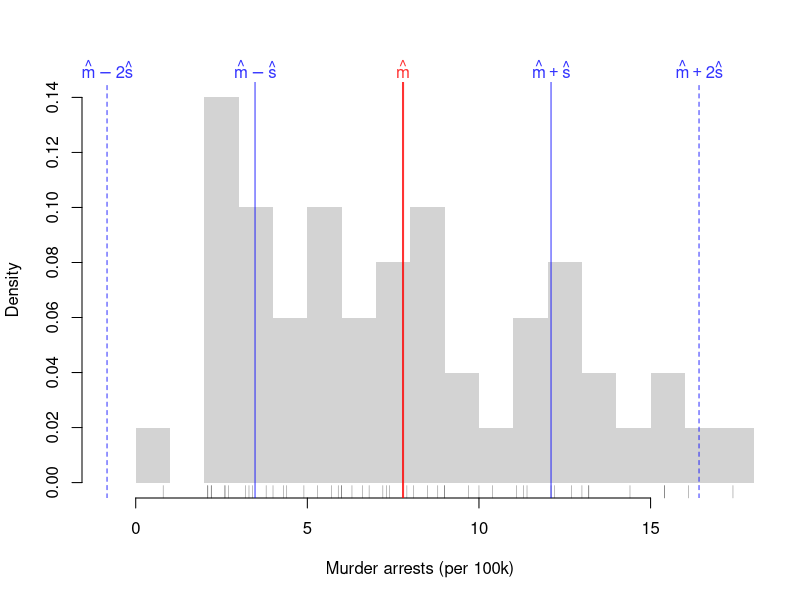
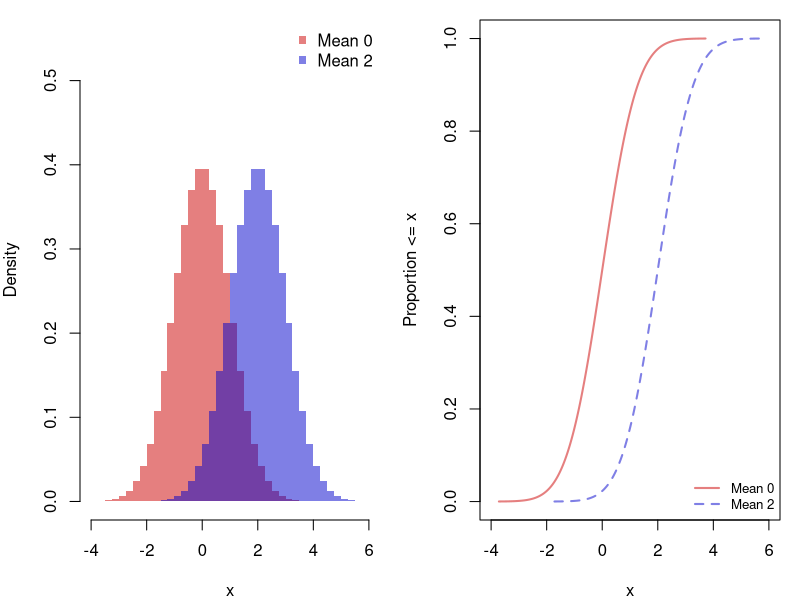
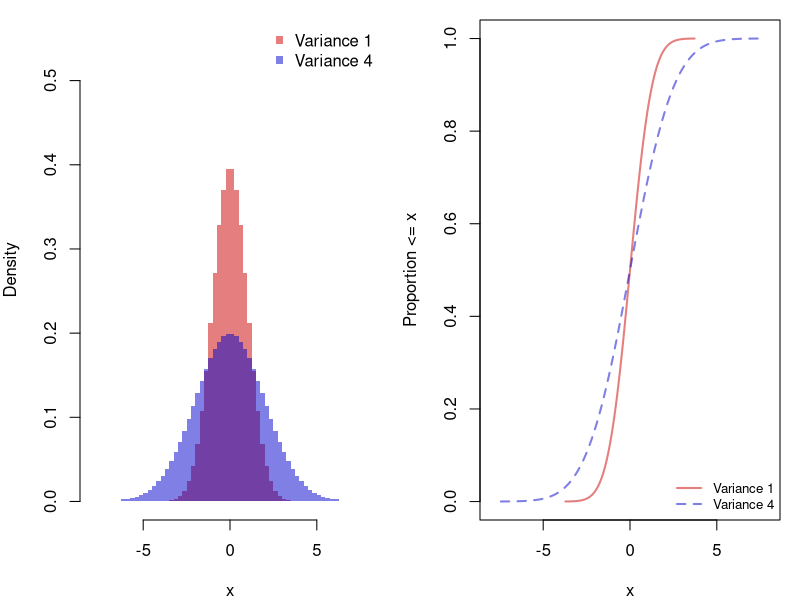
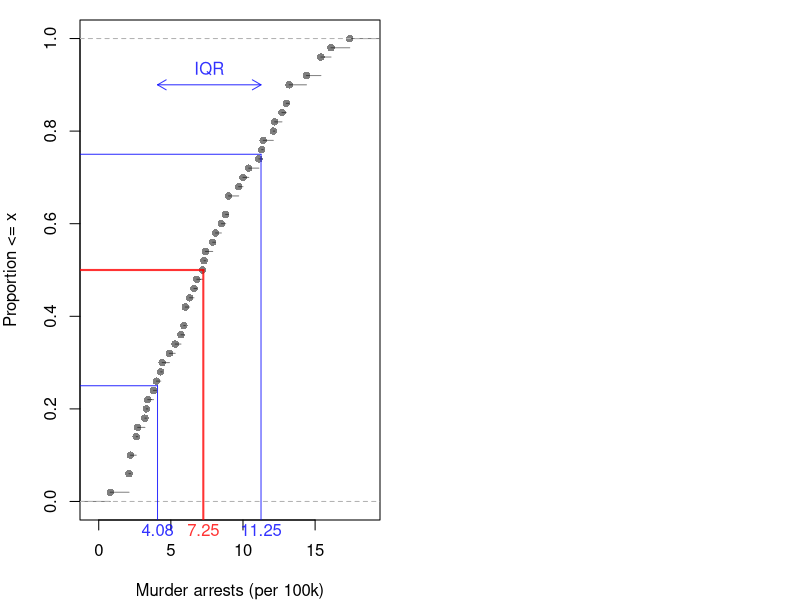
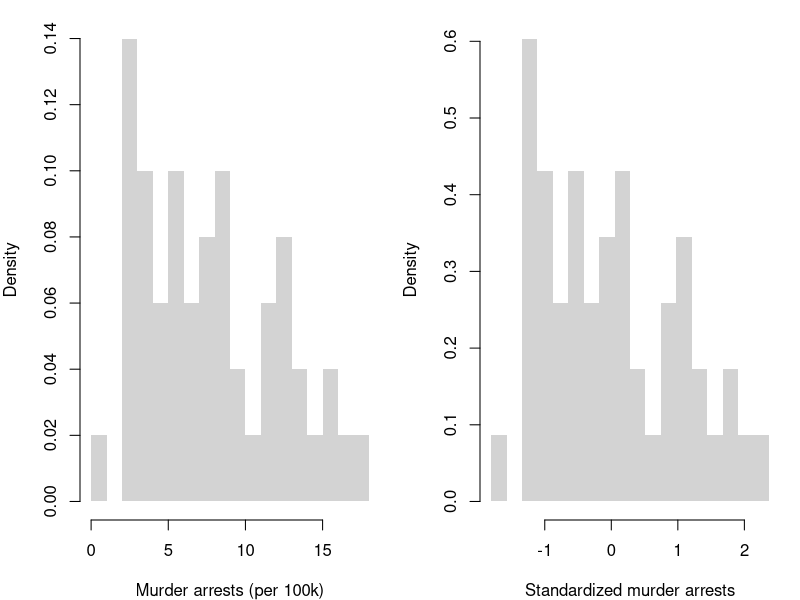
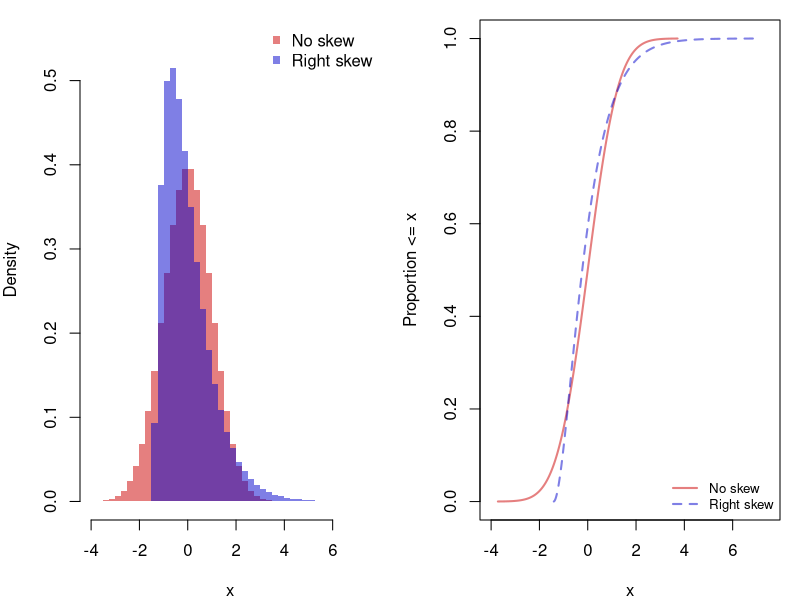
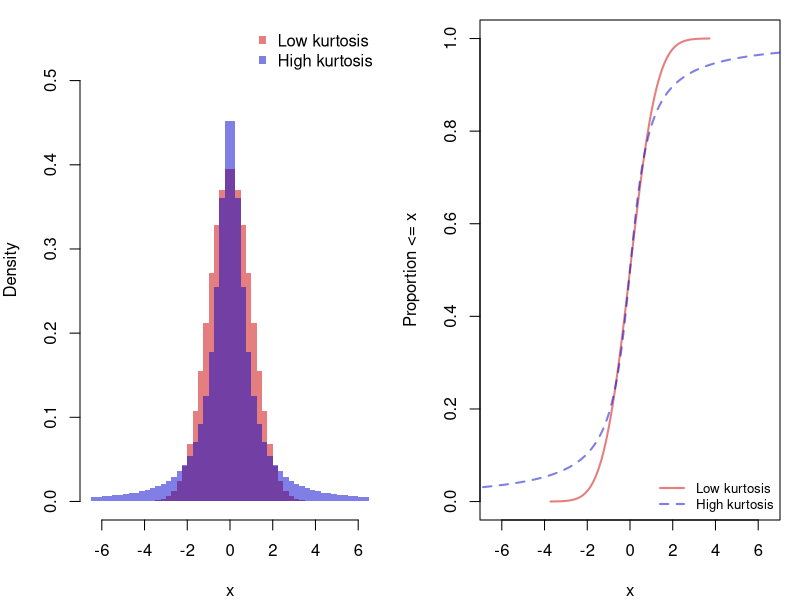
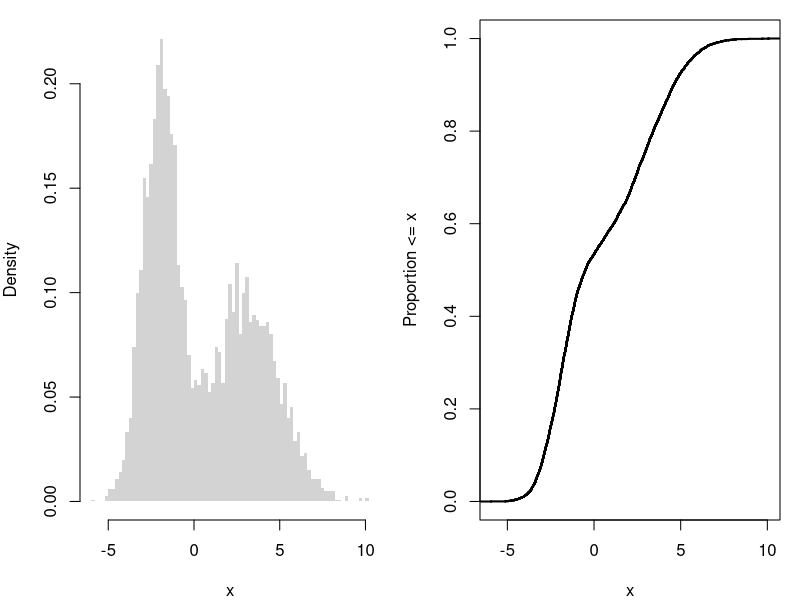

These charts were generated, in order, by the following R code:
## ---- chunk 1
statistic <- function(x_hat, f){
    stat_hat <- f(x_hat)
    return(stat_hat)
}

x0_hat <- c(0, 1, 3, 10, 6) # Data
statistic(x0_hat, sum)
## ---- chunk 2
# A random sample (real data)
x_hat <- USArrests[, 'Murder'] # lab data: murder arrests per 100,000
summary(x_hat)
## ---- chunk 3
x0_hat <- c(4, 1, 10)
sum(x0_hat)/length(x0_hat)
mean(x0_hat)
## ---- chunk 4
x0_hat <- c(1, 2, 1, 3, 1)
mean(x0_hat)

proportions <- table(x0_hat)/length(x0_hat)
proportions
vals <- sort(unique(x0_hat))
sum(vals*proportions)
## ---- chunk 5
x0_hat <- c(4, 1, 10)
m_hat <- mean(x0_hat)
v_hat <- mean( (x0_hat - m_hat)^2 )
sqrt(v_hat)
## ---- chunk 6
x0_hat <- c(1, 2, 1, 3, 1)
m_hat <- mean(x0_hat)
mean( (x0_hat - m_hat)^2 )

proportions <- table(x0_hat)/length(x0_hat)
vals <- sort(unique(x0_hat))
sum( (vals - m_hat)^2 * proportions )
## ---- chunk 7
# 1 if a state has more than 10 murder arrests per 100,000, 0 otherwise
x1_hat <- as.numeric(x_hat > 10)
p1_hat <- mean(x1_hat) # proportion of ones, which is also the mean
p1_hat*(1 - p1_hat)

# compare to the definition
mean( (x1_hat - p1_hat)^2 )
## ---- chunk 8
# compute the mean and standard deviation of the lab data
m_hat <- mean(x_hat)
s1_hat <- sqrt(mean((x_hat - m_hat)^2)) # divides by n, as defined above; sd() divides by n-1
m1_sd_bounds <- c(m_hat - s1_hat,  m_hat + s1_hat)
m2_sd_bounds <- c(m_hat - 2*s1_hat,  m_hat + 2*s1_hat)
m2_sd_bounds
range(x_hat) # smallest and largest observation

# visualize on a histogram, widened to include both sets of bounds
hist(x_hat, breaks=15, border=NA, freq=FALSE, main=NA,
    xlim=range(c(x_hat, m2_sd_bounds)),
    xlab='Murder arrests (per 100k)')
rug(x_hat, col=grey(0, .5))
abline(v=m_hat, col=rgb(1, 0, 0, .8), lwd=2) # mean
abline(v=m1_sd_bounds, col=rgb(0, 0, 1, .8)) # mean +- sd
abline(v=m2_sd_bounds, col=rgb(0, 0, 1, .8), lty=2) # mean +- 2 sd
mtext(expression(hat(m)-2*hat(s), hat(m)-hat(s), hat(m), hat(m)+hat(s), hat(m)+2*hat(s)),
    side=3, at=c(m2_sd_bounds[1], m1_sd_bounds[1], m_hat, m1_sd_bounds[2], m2_sd_bounds[2]),
    col=c(rgb(0, 0, 1, .8), rgb(0, 0, 1, .8), rgb(1, 0, 0, .8), rgb(0, 0, 1, .8), rgb(0, 0, 1, .8)))
## ---- chunk 9
x0_hat <- c(4, 1, 10)

m_hat <- mean(x0_hat)
v_hat <- mean( (x0_hat - m_hat)^2 )
v_hat

# Corrected Version
n <- length(x0_hat)
v_corrected_hat <- sum( (x0_hat - m_hat)^2 )/(n-1)
v_corrected_hat

var(x0_hat) # R-Version
## ---- chunk 10
# Two normal distributions with sd 1: one with mean 0, one with mean 2
p_grid <- ppoints(5000)
x_mean0 <- qnorm(p_grid)
x_mean2 <- qnorm(p_grid, mean=2)
cols <- c(rgb(.8, 0, 0, .5), rgb(0, 0, .8, .5))
bks <- seq(-4, 6, by=.25)
par(mfrow=c(1, 2), mar=c(4, 4, 1, 1))

# overlapping histograms
hist(x_mean0, breaks=bks, col=cols[1], freq=FALSE, border=NA,
    ylim=c(0, .55), main=NA, xlab='x')
hist(x_mean2, breaks=bks, col=cols[2], freq=FALSE, border=NA, add=TRUE)
legend('topright', legend=c('Mean 0', 'Mean 2'),
    col=cols, pch=15, bty='n')

# overlapping ECDFs, drawn as lines through the sorted values
plot(x_mean0, ecdf(x_mean0)(x_mean0), type='l',
    col=cols[1], lwd=2, lty=1, xlim=range(bks),
    main=NA, xlab='x', ylab='Proportion <= x')
lines(x_mean2, ecdf(x_mean2)(x_mean2), col=cols[2], lwd=2, lty=2)
legend('bottomright', legend=c('Mean 0', 'Mean 2'), cex=.8,
    col=cols, lwd=2, lty=c(1, 2), bty='n')
## ---- chunk 11
# Two normal distributions with mean 0: one with sd 1 (variance 1), one with sd 2 (variance 4)
p_grid <- ppoints(5000)
x_var1 <- qnorm(p_grid)
x_var4 <- qnorm(p_grid, sd=2)
cols <- c(rgb(.8, 0, 0, .5), rgb(0, 0, .8, .5))
bks <- seq(-8, 8, by=.25)
par(mfrow=c(1, 2), mar=c(4, 4, 1, 1))

# overlapping histograms
hist(x_var1, breaks=bks, col=cols[1], freq=FALSE, border=NA,
    ylim=c(0, .55), main=NA, xlab='x')
hist(x_var4, breaks=bks, col=cols[2], freq=FALSE, border=NA, add=TRUE)
legend('topright', legend=c('Variance 1', 'Variance 4'),
    col=cols, pch=15, bty='n')

# overlapping ECDFs, drawn as lines through the sorted values
plot(x_var1, ecdf(x_var1)(x_var1), type='l',
    col=cols[1], lwd=2, lty=1, xlim=range(bks),
    main=NA, xlab='x', ylab='Proportion <= x')
lines(x_var4, ecdf(x_var4)(x_var4), col=cols[2], lwd=2, lty=2)
legend('bottomright', legend=c('Variance 1', 'Variance 4'), cex=.8,
    col=cols, lwd=2, lty=c(1, 2), bty='n')
## ---- chunk 12
median(x_hat)
quantile(x_hat, prob=0.5)
## ---- chunk 13
x1_extreme_hat <- c(x_hat, 1000) # add one extreme value
#par(mfrow=c(1, 2)) # visualize side-by-side
#hist(x_hat)
#hist(x1_extreme_hat)

# Which measures of central tendency are robust
# to a single extreme value?
mean( x_hat)
mean( x1_extreme_hat )

quantile(x_hat, prob=0.5)
quantile(x1_extreme_hat, prob=0.5)
## ---- chunk 14
IQR(x_hat)
mad(x_hat)
## ---- chunk 15
# median and quartiles
p <- c(.25, .5, .75)
q_hat <- quantile(x_hat, probs=p)

# visualize on the ECDF
F_hat <- ecdf(x_hat)
plot(F_hat, pch=16, col=grey(0, .5), main=NA,
    xlab='Murder arrests (per 100k)', ylab='Proportion <= x')
cols <- c(rgb(0, 0, 1, .8), rgb(1, 0, 0, .8), rgb(0, 0, 1, .8))
segments(q_hat, p, -10, p, col=cols, lwd=c(1, 2, 1)) # read across from p
segments(q_hat, p, q_hat, -1, col=cols, lwd=c(1, 2, 1)) # read down to the quantile
mtext(round(q_hat, 2), side=1, at=q_hat, col=cols)

# IQR is the distance between the quartiles
arrows(q_hat[1], .9, q_hat[3], .9, code=3, length=.1, col=rgb(0, 0, 1, .8))
text(mean(q_hat[c(1, 3)]), .9, 'IQR', pos=3, col=rgb(0, 0, 1, .8))
## ---- chunk 16
x0_hat <- c(-100, 1, 4, 10, 10)
# An intuitive alternative to sd(x0_hat), used in the boxplot
quants <- quantile(x0_hat, probs=c(.25, .75))
quants[2]-quants[1]
IQR(x0_hat)
## ---- chunk 17
#Another alternative to sd(x0_hat)
mad(x0_hat, constant=1)

# Computationally equivalent
# med_hat <- quantile(x0_hat, probs=.5)
# absdev_hat <- abs(x0_hat -med_hat)
# quantile(absdev_hat, probs=.5)
## ---- chunk 18
sd(x_hat)
sd(x1_extreme_hat)

IQR(x_hat)
IQR(x1_extreme_hat)

mad(x_hat, constant=1)
mad(x1_extreme_hat, constant=1)
## ---- chunk 19
Homework1 <- c(score=88, weight=0.25)
Homework2 <- c(score=92, weight=0.25)
Exam1 <- c(score=67, weight=0.2)
Exam2 <- c(score=90, weight=0.3)

Grades <- rbind(Homework1, Homework2, Exam1, Exam2)
Grades
## ---- chunk 20
# Manual Way
88*0.25 + 92*0.25 + 67*0.2 + 90*0.3

# Computerized Way
Values <- Grades[, 'score'] * Grades[, 'weight']
FinalGrade <- sum(Values)
FinalGrade

# Built-in function, which also normalizes the weights
weighted.mean(Grades[, 'score'], w=Grades[, 'weight'])
## ---- chunk 21
weighted.quantile <- function(x_hat, w, probs){
    #See spatstat.univar::weighted.quantile
    oo <- order(x_hat)
    x_hat <- x_hat[oo]
    w <- w[oo]
    F_hat <- cumsum(w)/sum(w)
    quantile_id <- max(which(F_hat <= probs))+1
    q_hat <- x_hat[quantile_id]
    return(q_hat)
}

## Unweighted
quantile(x0_hat, probs=.5)
weights <- rep(1, length(x0_hat))
weighted.quantile(x_hat=x0_hat, w=weights, probs=.5)

## Weighted
weights <- seq(x0_hat)
weights <- weights/sum(weights) # normalize
weighted.quantile(x_hat=x0_hat, w=weights, probs=.5)
## ---- chunk 22
x0_hat <- c(1, 2, 1, 3, 1)
m_hat <- mean(x0_hat)
s_hat <- sqrt(mean((x0_hat - m_hat)^2))
z0_hat <- (x0_hat - m_hat)/s_hat
z0_hat
## ---- chunk 23
# standardize the lab data, using the standard deviation that divides by n
m_hat <- mean(x_hat)
s_hat <- sqrt(mean((x_hat - m_hat)^2))
z_hat <- (x_hat - m_hat)/s_hat
# scale(x_hat) is similar, but divides by sd(), the n-1 version

# mean 0 and standard deviation 1, up to rounding error
mean(z_hat)
sqrt(mean((z_hat - mean(z_hat))^2))

# same shape, new units: standardize the bin edges too
f_hat <- hist(x_hat, breaks=15, plot=FALSE)
par(mfrow=c(1, 2), mar=c(4, 4, 1, 1))
hist(x_hat, breaks=f_hat[['breaks']], border=NA, freq=FALSE, main=NA,
    xlab='Murder arrests (per 100k)')
hist(z_hat, breaks=(f_hat[['breaks']] - m_hat)/s_hat, border=NA, freq=FALSE, main=NA,
    xlab='Standardized murder arrests')
## ---- chunk 24
# proportion of states at least k standard deviations from the mean
mean(abs(z_hat) >= 2)
mean(abs(z_hat) >= 3)

# Chebyshev's upper bound
1/c(2, 3)^2
## ---- chunk 25
# a function that standardizes any variable
standardize <- function(x_hat){
    m_hat <- mean(x_hat)
    s_hat <- sqrt(mean((x_hat - m_hat)^2))
    z_hat <- (x_hat - m_hat)/s_hat
    return(z_hat)
}

# standardize two variables measured on different scales
z_arrests_hat <- data.frame(
    Murder=standardize(USArrests[, 'Murder']),
    Assault=standardize(USArrests[, 'Assault']),
    row.names=rownames(USArrests))

# raw and standardized values for two states
states <- c('Georgia', 'North Carolina')
USArrests[states, c('Murder', 'Assault')]
round(z_arrests_hat[states, ], 2)
## ---- chunk 26
# robust version of the standardize function above
standardize_robust <- function(x_hat){
    med_hat <- median(x_hat)
    mad_hat <- mad(x_hat, constant=1)
    z_hat <- (x_hat - med_hat)/mad_hat
    return(z_hat)
}

# Georgia, the state with the highest murder rate
id <- which.max(x_hat)

# standard z-scores, without and with the extreme value
standardize(x_hat)[id]
standardize(x1_extreme_hat)[id]

# robust z-scores, without and with the extreme value
standardize_robust(x_hat)[id]
standardize_robust(x1_extreme_hat)[id]
## ---- chunk 27
# Two distributions with mean 0 and sd 1: one symmetric, one with a long right tail
p_grid <- ppoints(5000)
x_noskew <- qnorm(p_grid)
x_skew <- (qgamma(p_grid, shape=2) - 2)/sqrt(2)
cols <- c(rgb(.8, 0, 0, .5), rgb(0, 0, .8, .5))
bks <- seq(-4, 7.5, by=.25)
par(mfrow=c(1, 2), mar=c(4, 4, 1, 1))

# overlapping histograms
hist(x_noskew, breaks=bks, col=cols[1], freq=FALSE, border=NA,
    ylim=c(0, .55), main=NA, xlab='x')
hist(x_skew, breaks=bks, col=cols[2], freq=FALSE, border=NA, add=TRUE)
legend('topright', legend=c('No skew', 'Right skew'),
    col=cols, pch=15, bty='n')

# overlapping ECDFs, drawn as lines through the sorted values
plot(x_noskew, ecdf(x_noskew)(x_noskew), type='l',
    col=cols[1], lwd=2, lty=1, xlim=range(bks),
    main=NA, xlab='x', ylab='Proportion <= x')
lines(x_skew, ecdf(x_skew)(x_skew), col=cols[2], lwd=2, lty=2)
legend('bottomright', legend=c('No skew', 'Right skew'), cex=.8,
    col=cols, lwd=2, lty=c(1, 2), bty='n')
## ---- chunk 28
x_demo_hat <- c(0, 1, 2, 3, 9)
m3_hat <- mean( (x_demo_hat - mean(x_demo_hat))^3 ) # numerator
m3_hat
s_hat <- sqrt(mean( (x_demo_hat - mean(x_demo_hat))^2 )) # divides by n, unlike sd()
m3_hat / s_hat^3 # skewness
## ---- chunk 29
skewness <- function(x_hat){
    z_hat <- standardize(x_hat)
    skew <- mean(z_hat^3) # average cubed standardized value
    return(skew)
}

# skewness of murder arrests
skewness(x_hat)
## ---- chunk 30
# Two symmetric distributions with median 0 and the same IQR
p_grid <- ppoints(5000)
x_lowkurt <- qnorm(p_grid)
x_highkurt <- qcauchy(p_grid, scale=qnorm(.75))
cols <- c(rgb(.8, 0, 0, .5), rgb(0, 0, .8, .5))
x_lim <- c(-6.5, 6.5)
# the two outer bins hold the far tails, beyond the plotted range
bks <- c(floor(min(x_highkurt)), seq(x_lim[1], x_lim[2], by=.25), ceiling(max(x_highkurt)))
par(mfrow=c(1, 2), mar=c(4, 4, 1, 1))

# overlapping histograms
hist(x_lowkurt, breaks=bks, col=cols[1], freq=FALSE, border=NA,
    xlim=x_lim, ylim=c(0, .55), main=NA, xlab='x')
hist(x_highkurt, breaks=bks, col=cols[2], freq=FALSE, border=NA, add=TRUE)
legend('topright', legend=c('Low kurtosis', 'High kurtosis'),
    col=cols, pch=15, bty='n')

# overlapping ECDFs, drawn as lines through the sorted values
plot(x_lowkurt, ecdf(x_lowkurt)(x_lowkurt), type='l',
    col=cols[1], lwd=2, lty=1, xlim=x_lim,
    main=NA, xlab='x', ylab='Proportion <= x')
lines(x_highkurt, ecdf(x_highkurt)(x_highkurt), col=cols[2], lwd=2, lty=2)
legend('bottomright', legend=c('Low kurtosis', 'High kurtosis'), cex=.8,
    col=cols, lwd=2, lty=c(1, 2), bty='n')
## ---- chunk 31
x_demo_hat <- c(0, 1, 2, 3, 9)
m4_hat <- mean( (x_demo_hat - mean(x_demo_hat))^4 ) # numerator
m4_hat
s_hat <- sqrt(mean( (x_demo_hat - mean(x_demo_hat))^2 )) # divides by n, unlike sd()
m4_hat / s_hat^4 # kurtosis
## ---- chunk 32
kurtosis <- function(x_hat){
    z_hat <- standardize(x_hat)
    kurt <- mean(z_hat^4) # average fourth power of standardized values
    return(kurt)
    # use instead to compare against normal
    # excess_kurt <- kurt - 3
}

# kurtosis of murder arrests
kurtosis(x_hat)
## ---- chunk 33
# Complicated Random Variable
r_ugly0 <- function(n, population_means=c(-2, 3), population_vars=c(1, 4), prob=c(.5, .5)){
  # Which distribution is each observation coming from
  di <- sample(c(1, 2), size=n, replace=TRUE, prob=prob)
  rnorm(n, mean=population_means[di], sd=sqrt(population_vars)[di])
}

x_sim <- r_ugly0(6000)
par(mfrow=c(1, 2), mar=c(4, 4, 1, 1))
hist(x_sim, breaks=60,
    freq=FALSE, border=NA,
    xlab='x', main=NA)
plot(ecdf(x_sim), verticals=TRUE, do.points=FALSE, col.01line=NA, lwd=2,
    xlim=range(x_sim), main=NA, xlab='x', ylab='Proportion <= x')

#hist( rbeta(1000, .6, .6), border=NA, main=NA, freq=F, breaks=20)
## ---- chunk 34
# Another Complicated Random Variable
r_ugly1 <- function(n, theta1=c(-8, -1), theta2=c(-2, 2), rho=.25){
    omega   <- rbinom(n, size=1, rho)
    x_hat <- omega * runif(n, theta1[1], theta2[1]) +
        (1-omega) * rnorm(n, theta1[2], theta2[2])
    return(x_hat)
}
# Very Large Sample
x_sim <- r_ugly1(1000000)
par(mfrow=c(1, 2), mar=c(4, 4, 1, 1))
hist(x_sim, breaks=1000, freq=FALSE, border=NA,
    xlab='x', main=NA)
plot(ecdf(x_sim), verticals=TRUE, do.points=FALSE, col.01line=NA, lwd=2,
    xlim=range(x_sim), main=NA, xlab='x', ylab='Proportion <= x')
## ---- chunk 35
# percent of the population under age 15, fifty countries
pop15 <- LifeCycleSavings[, 'pop15']
## ---- chunk 36
grade <- factor(c('B', 'A', 'C', 'B', 'F', 'B', 'A'),
    levels=c('F', 'D', 'C', 'B', 'A'), ordered=TRUE)
sort(grade)

# median and quartiles (type=1 is required for ordered factors)
quantile(grade, probs=c(.25, .5, .75), type=1)
## ---- chunk 37
# urban population in bands, an ordered factor
urban_band <- cut(USArrests[, 'UrbanPop'], breaks=c(0, 50, 75, 100),
    labels=c('mostly rural', 'mixed', 'mostly urban'), ordered_result=TRUE)
p_hat <- table(urban_band)/length(urban_band)
plot(p_hat, col=grey(0, .5),
    xlab='Urban Population', ylab='Proportion of States')

# mode and Herfindahl index
names(p_hat)[p_hat==max(p_hat)]
sum(p_hat^2)

# median and quartiles
quantile(urban_band, probs=c(.25, .5, .75), type=1)
## ---- chunk 38
x0_hat <- c('A', 'B', 'A', 'C', 'C', 'A')
p_hat <- table(x0_hat)/length(x0_hat)
p_hat

# mode(s)
names(p_hat)[p_hat==max(p_hat)]

# Herfindahl index
sum(p_hat^2)
## ---- chunk 39
# census region of each state, an unordered factor
region <- state.region
p_hat <- table(region)/length(region)
plot(p_hat, col=grey(0, .5),
    xlab='Census Region', ylab='Proportion of States')

# mode
names(p_hat)[p_hat==max(p_hat)]

# Herfindahl index, compared to its minimum 1/K
K <- length(p_hat)
c(H_hat=sum(p_hat^2), H_min=1/K)
## ---- chunk 40
x0_hat <- rep(c('A', 'B', 'C', 'D'), times=c(60, 20, 10, 10))
p_hat <- table(x0_hat)/length(x0_hat)
sum(p_hat^2)

# after the merger, C and D are one firm
x_merged_hat <- x0_hat
x_merged_hat[x_merged_hat=='D'] <- 'C'
